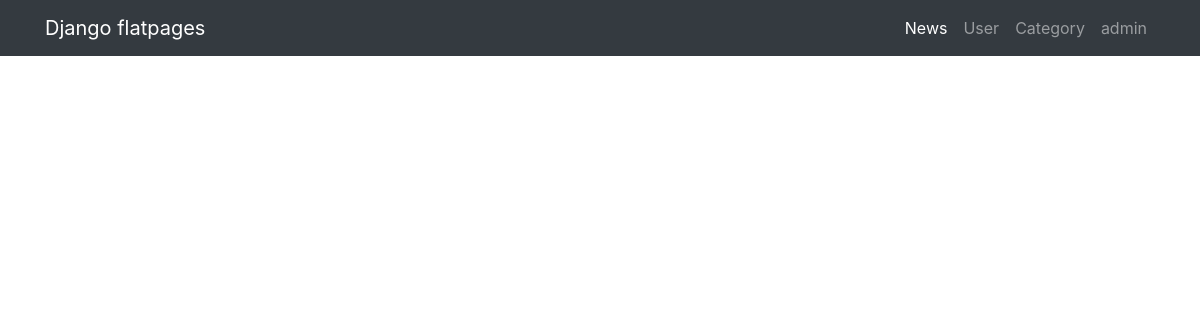
Page /category/ (signed in) on the earlier database version.
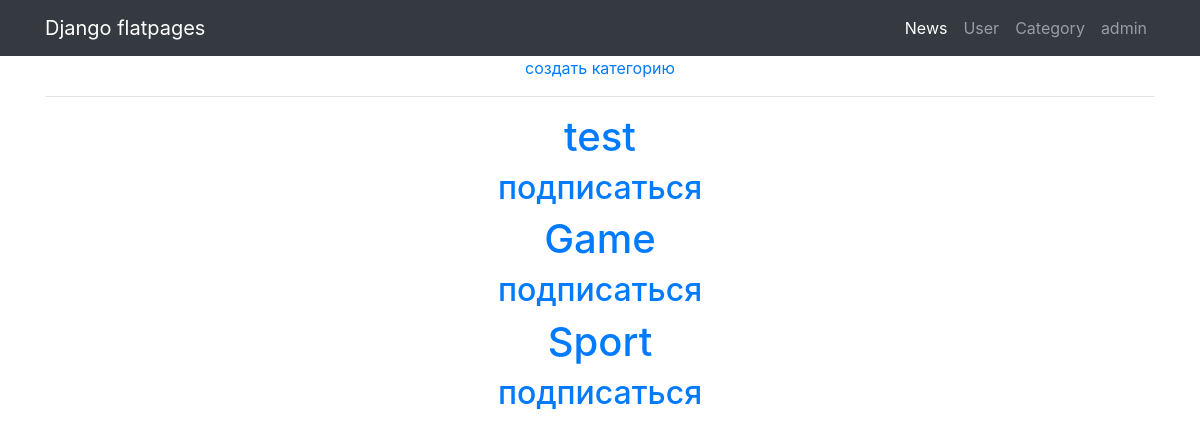
Same page on the later database version.
### NewsPaper/models.py (models this page shows, shortened)
class Category(models.Model):
    name = models.CharField(max_length=255, unique=True)
    followers = models.ManyToManyField(User, through='FollowersUser')

### NewsPaper/views.py (the view)
# urls.py: path('category/', CategoryList.as_view(), name='category_list'),
class CategoryList(ListView):
    model = Category
    template_name = 'NewsPaper/Category/category_list.html'
    context_object_name = 'Category'
    queryset = Category.objects.order_by('-id')
    paginate_by = 5
    def get_context_data(self, **kwargs):
        context = super().get_context_data(**kwargs)
        context['is_author'] = self.request.user.groups.filter(name='authors').exists()
        return context

### templates/NewsPaper/Category/category_list.html (shortened to what this page needs)
{% extends 'flatpages/default.html' %}
{% block content %}
{%if is_author%}
<a href="{% url 'category_create' %}">создать категорию</a>
<hr>
{%endif%}
{% for c in Category%}
    <h1><a href="{%url 'category_detail' c.id%}">{{ c.name}}</a></h1>
    <h2><a href="/category/{{c.pk}}/followers_to_category/">подписаться </a></h2>
{%endfor%}
<br>
{% endblock content %}

Differences in the rows shown:
added Category: name "test"
added Category: name "Game"
added Category: name "Sport"
Other differences:
text now shown: "создать категорию"
